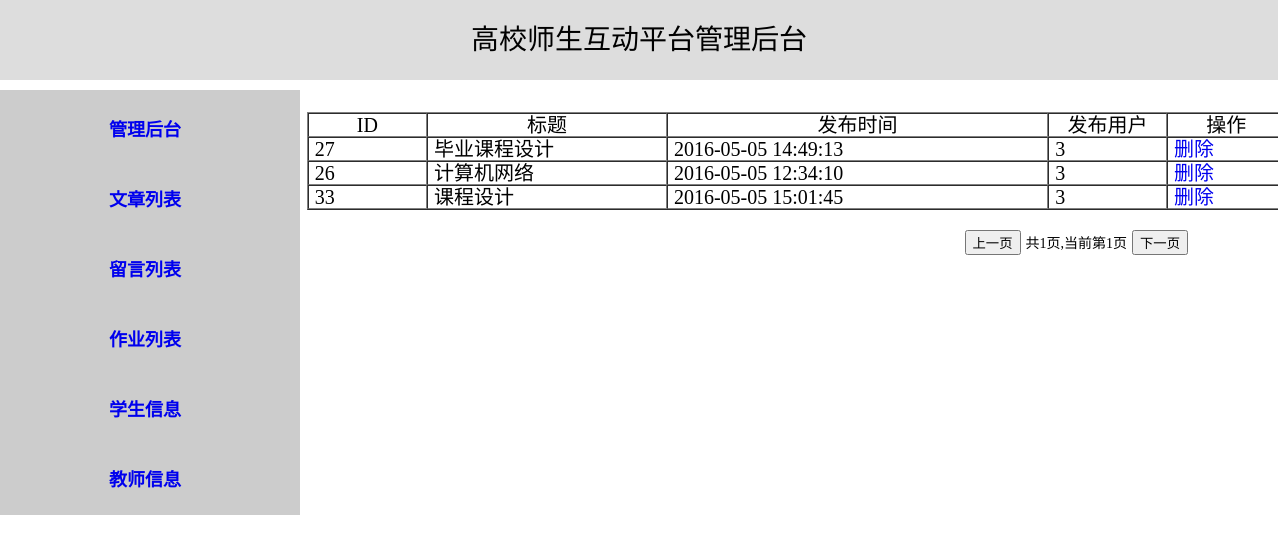
Screenshot of /manage/homework.php with the database file from the repository.
### tables this page shows
CREATE TABLE `tb_onlinestu` (
  `online_id` int(11) NOT NULL AUTO_INCREMENT,
  `online_author` int(10) DEFAULT NULL,
  `online_title` varchar(255) DEFAULT NULL,
  `online_kind` varchar(255) DEFAULT NULL,
  `online_publishtime` int(15) DEFAULT NULL,
  `online_endtime` int(15) DEFAULT NULL,
  `course_id` int(10) DEFAULT NULL,
  `state` tinyint(2) DEFAULT '0',
  `yaoqiu` varchar(1000) DEFAULT NULL,
  PRIMARY KEY (`online_id`)
);

### sys/connect.class.php (called while the page is built, shortened)
<?php
	class connect{
		private $con;
		public function __construct(){
			$this->con = mysqli_connect(HOST,USERNAME,PASSWORD,DB);
			mysqli_query($this->con, "set character set 'utf8'");
			mysqli_query($this->con, "set names 'utf8'");
		}
		public function select($tablename,$where_column=null,$where=null,$order_by=null,$sort=null,$start=null,$limit=null){
			mysqli_query($this->con, "set character set 'utf8'");
			mysqli_query($this->con, "set names 'utf8'");
			if($where_column == null && $where == null && $start == null && $limit == null && $order_by == null && $sort ==null){
				$query = "SELECT * FROM $tablename";
			}else if($where_column != null && $where != null && $start != null && $limit != null && $order_by != null && $sort != null){
				$query = "SELECT * FROM $tablename WHERE $where_column='".$where."' ORDER BY $order_by $sort LIMIT $start,$limit ";
			}else if($where_column != null && $where != null && $start != null && $limit != null){
				$query = "SELECT * FROM $tablename WHERE $where_column='".$where."' LIMIT $start,$limit";
			}else if($where_column != null && $where != null && $order_by != null && $sort != null){
				$query = "SELECT * FROM $tablename WHERE $where_column='".$where."' $order_by $sort ";
			}else if($where_column != null && $where != null){
				$query = "SELECT * FROM $tablename WHERE $where_column='".$where."' ";
			}else if($start != null && $limit != null){
				$query = "SELECT * FROM $tablename LIMIT $start,$limit";
			}else if($order_by != null && $sort != null){
				$query = "SELECT * FROM $tablename ORDER BY $order_by $sort";
			}
			$result = mysqli_query($this->con,$query);
			$arr_length = mysqli_affected_rows($this->con);
			$row = array();
			for($i=0;$i<$arr_length;$i++){
				$row[] = mysqli_fetch_assoc($result);
			}
			return $row;
		}
		public function num_rows($tablename){
			$query = "SELECT COUNT(*) FROM $tablename";
			$result = mysqli_query($this->con,$query);
			$num_rows = mysqli_fetch_array($result);
			return $num_rows[0];
		}
	}
?>

### public/manage/homework.php (the view, shortened to what this page needs)
<?php
	require_once('../../sys/connect.class.php');
?>
<!doctype html>
<html>
	<head>
		<link rel="stylesheet" href="../css/manage.css" type="text/css">
	</head>
	<body>
		<div id="header">高校师生互动平台管理后台</div>
		<div id="row">
			<div id="side">
				<ul>
					<li><a href="welcome.php">管理后台</a></li>
					<li><a href="javascript:void(0);" onclick="audit(this);">文章列表</a></li>
					<li><a href="message.php">留言列表</a></li>
					<li><a href="homework.php">作业列表</a></li>
					<li><a href="student.php">学生信息</a></li>
					<li><a href="teacher.php">教师信息</a></li>
				</ul>
			</div>
		</div>
		<div id="content-side">
			<div id="audit" class="show">
				<table border="1" width="980" height="60" cellspacing="0" cellpadding="6">
					<thead>
						<tr>
							<td>ID</td>
							<td>标题</td>
							<td>发布时间</td>
							<td>发布用户</td>
							<td>操作</td>
						</tr>
					</thead>
					<tbody>
						<?php
							$flag = false;
							if(isset($_GET['page'])){
								$page = $_GET['page'];
							}else{
								$page = 1;
							}
							if(!$flag){
								$con = new connect();
								$num_rows = $con->num_rows('tb_onlinestu');
								if($num_rows > 1){
									$total_page = ceil($num_rows/10);
									if($page > $total_page) {
										$page = $total_page;
										$limit = ($page-1)*10;
									}else{
										$limit = ($page-1)*10;
									}
									$result = $con->select('tb_onlinestu','','','','',"$limit",'10');
								}
							}
							foreach($result as $key=>$row){
								echo "<tr>";
								echo "<td width='160' align='left'>".$row['online_id']."</td>";
								echo "<td width='360' align='left'>".mb_substr($row['online_title'],0,10,'utf-8')."</td>";
								echo "<td width='560' align='left'>".date('Y-m-d H:i:s',$row['online_publishtime'])."</td>";
								echo "<td width='160' align='left'>".$row['online_author']."</td>";
								echo "<td width='160' align='left'><a class=\"del\" href='javascript:void(0);'>删除<span style = \"display:none\">".$row['online_id']."</span></a></td>";
								echo "</tr>";
							}
						?>
					</tbody>
				</table>
				<div id="page">
					<button type="bottom" id="last-page" onclick="prev();">上一页</button>
					<p>共<?php echo $total_page; ?>页,当前第<?php echo $page; ?>页</p>
					<button type="bottom" id="first-page" onclick="next();">下一页</button>
				</div>
			</div>
		</div>

### public/css/manage.css (style rules this page uses)
body { margin: 0; padding:0; font-size:12px; color:#000000; }
ul { list-style-type:none; }
a { text-decoration:none; }
#header { background-color:#ddd; width:100%; height:80px; font-size:28px; text-align:center; line-height:80px; }
#row { width:300px; height:548px; position:relative; margin-top:10px; }
#side { margin:auto 0 auto 0; width:300px; height:auto; background-color:#ccc; position:absolute; }
#side>ul { height:auto; text-align:center; margin-left:-50px; margin-top:5px; margin-bottom:5px; }
#side>ul>li { height:60px; line-height:60px; margin-top:10px; }
#side>ul>li>a { display:block; font-size:18px; font-weight:600; width:100%; height:60px; }
#content-side { position:absolute; right:0; top:112px; width:76%; height:500px; text-align:center; font-size:20px; line-height:10px; }
.show { display:block; }
#page { position:absolute; right:90px; margin-top:20px; }
#page p { display:inline; font-size:14px; }

### rows the page displays
tb_onlinestu: online_id "27", online_title "毕业课程设计", online_publishtime "2016-05-05 14:49:13", online_author "3"
tb_onlinestu: online_id "26", online_title "计算机网络", online_publishtime "2016-05-05 12:34:10", online_author "3"
tb_onlinestu: online_id "33", online_title "课程设计", online_publishtime "2016-05-05 15:01:45", online_author "3"

### other values shown
$total_page "1"
$page "1"
